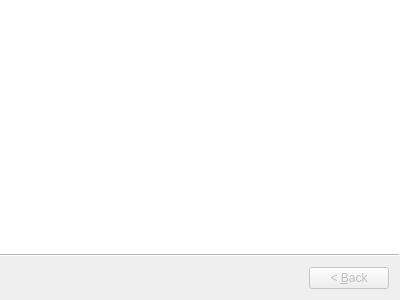
<?xml version="1.0" encoding="UTF-8"?>
<ui version="4.0">
 <class>SetupWizard</class>
 <widget class="QWizard" name="SetupWizard">
  <property name="geometry">
   <rect>
    <x>0</x>
    <y>0</y>
    <width>400</width>
    <height>300</height>
   </rect>
  </property>
  <property name="windowTitle">
   <string>Tarsnap setup</string>
  </property>
  <property name="wizardStyle">
   <enum>QWizard::ModernStyle</enum>
  </property>
  <property name="options">
   <set>QWizard::NoCancelButton</set>
  </property>
 </widget>
 <resources/>
 <connections/>
</ui>
